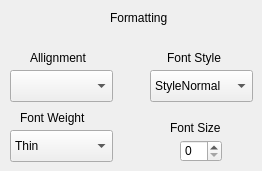
   <widget class="QWidget" name="page_2">
    <widget class="QLabel" name="label_59">
     <property name="geometry">
      <rect>
       <x>110</x>
       <y>10</y>
       <width>71</width>
       <height>16</height>
      </rect>
     </property>
     <property name="text">
      <string>Formatting</string>
     </property>
    </widget>
    <widget class="QLabel" name="label_66">
     <property name="geometry">
      <rect>
       <x>30</x>
       <y>50</y>
       <width>71</width>
       <height>16</height>
      </rect>
     </property>
     <property name="text">
      <string>Allignment</string>
     </property>
    </widget>
    <widget class="QComboBox" name="Allignment">
     <property name="geometry">
      <rect>
       <x>10</x>
       <y>70</y>
       <width>103</width>
       <height>32</height>
      </rect>
     </property>
    </widget>
    <widget class="QLabel" name="label_68">
     <property name="geometry">
      <rect>
       <x>167</x>
       <y>50</y>
       <width>61</width>
       <height>16</height>
      </rect>
     </property>
     <property name="text">
      <string>Font Style</string>
     </property>
    </widget>
    <widget class="QComboBox" name="comboBox">
     <property name="geometry">
      <rect>
       <x>150</x>
       <y>70</y>
       <width>103</width>
       <height>32</height>
      </rect>
     </property>
     <item>
      <property name="text">
       <string>StyleNormal</string>
      </property>
     </item>
     <item>
      <property name="text">
       <string>StyleItalic</string>
      </property>
     </item>
     <item>
      <property name="text">
       <string>StyleOblique</string>
      </property>
     </item>
    </widget>
    <widget class="QLabel" name="label_27">
     <property name="geometry">
      <rect>
       <x>170</x>
       <y>120</y>
       <width>58</width>
       <height>16</height>
      </rect>
     </property>
     <property name="text">
      <string>Font Size</string>
     </property>
    </widget>
    <widget class="QSpinBox" name="fontWidth">
     <property name="geometry">
      <rect>
       <x>180</x>
       <y>140</y>
       <width>42</width>
       <height>22</height>
      </rect>
     </property>
    </widget>
    <widget class="QLabel" name="label_70">
     <property name="geometry">
      <rect>
       <x>20</x>
       <y>110</y>
       <width>81</width>
       <height>16</height>
      </rect>
     </property>
     <property name="text">
      <string>Font Weight</string>
     </property>
    </widget>
    <widget class="QComboBox" name="comboBox_3">
     <property name="geometry">
      <rect>
       <x>10</x>
       <y>130</y>
       <width>103</width>
       <height>32</height>
      </rect>
     </property>
     <item>
      <property name="text">
       <string>Thin</string>
      </property>
     </item>
     <item>
      <property name="text">
       <string>ExtraLight</string>
      </property>
     </item>
     <item>
      <property name="text">
       <string>Light</string>
      </property>
     </item>
     <item>
      <property name="text">
       <string>Normal</string>
      </property>
     </item>
     <item>
      <property name="text">
       <string>Medium</string>
      </property>
     </item>
     <item>
      <property name="text">
       <string>DemiBold</string>
      </property>
     </item>
     <item>
      <property name="text">
       <string>Bold</string>
      </property>
     </item>
     <item>
      <property name="text">
       <string>ExtraBold</string>
      </property>
     </item>
     <item>
      <property name="text">
       <string>Black</string>
      </property>
     </item>
    </widget>
   </widget>
